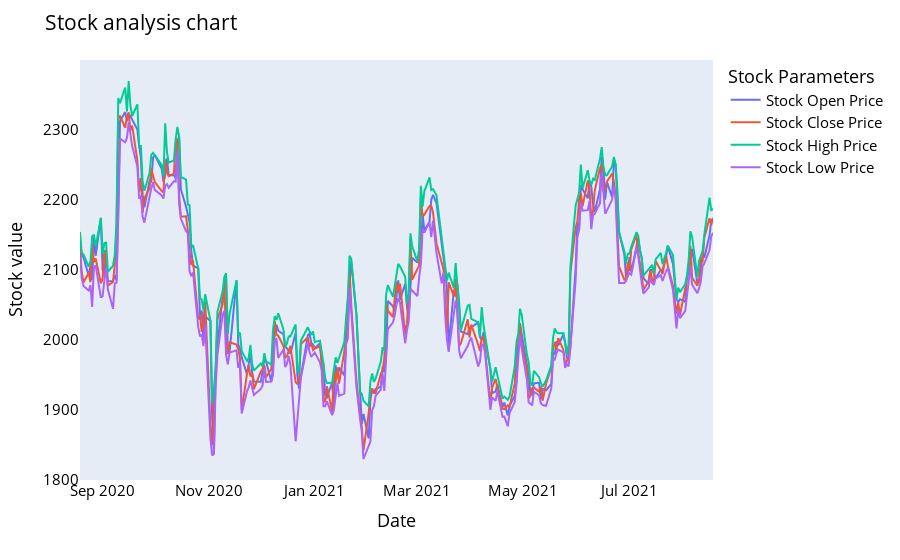

The cell this chart's notebook holds for it:
### Markdown cell above
<a name="trend"></a>

### Trend comparision between stock price, open price, close price, high price, low price

### Code cell
names = cycle(['Stock Open Price','Stock Close Price','Stock High Price','Stock Low Price'])

fig = px.line(bist100, x=bist100.date, y=[bist100['open'], bist100['close'], 
                                          bist100['high'], bist100['low']],
             labels={'date': 'Date','value':'Stock value'})
fig.update_layout(title_text='Stock analysis chart', font_size=15, font_color='black',legend_title_text='Stock Parameters')
fig.for_each_trace(lambda t:  t.update(name = next(names)))
fig.update_xaxes(showgrid=False)
fig.update_yaxes(showgrid=False)

fig.show()

### Figure 1 — Plotly figure (JSON) as saved in the notebook; plotly's stock layout.template omitted (floating-point values rounded to 4 significant figures; data arrays with more than 128 entries replaced by an {"elided": "..."} marker saying what was removed)
{"data": [{"hovertemplate": "variable=open<br>Date=%{x}<br>Stock value=%{y}<extra></extra>", "legendgroup": "open", "line": {"color": "#636efa", "dash": "solid"}, "marker": {"symbol": "circle"}, "mode": "lines", "name": "Stock Open Price", "orientation": "v", "showlegend": true, "type": "scatter", "x": {"elided": "249 str values"}, "xaxis": "x", "y": {"elided": "249 float values"}, "yaxis": "y"}, {"hovertemplate": "variable=close<br>Date=%{x}<br>Stock value=%{y}<extra></extra>", "legendgroup": "close", "line": {"color": "#EF553B", "dash": "solid"}, "marker": {"symbol": "circle"}, "mode": "lines", "name": "Stock Close Price", "orientation": "v", "showlegend": true, "type": "scatter", "x": {"elided": "249 str values"}, "xaxis": "x", "y": {"elided": "249 float values"}, "yaxis": "y"}, {"hovertemplate": "variable=high<br>Date=%{x}<br>Stock value=%{y}<extra></extra>", "legendgroup": "high", "line": {"color": "#00cc96", "dash": "solid"}, "marker": {"symbol": "circle"}, "mode": "lines", "name": "Stock High Price", "orientation": "v", "showlegend": true, "type": "scatter", "x": {"elided": "249 str values"}, "xaxis": "x", "y": {"elided": "249 float values"}, "yaxis": "y"}, {"hovertemplate": "variable=low<br>Date=%{x}<br>Stock value=%{y}<extra></extra>", "legendgroup": "low", "line": {"color": "#ab63fa", "dash": "solid"}, "marker": {"symbol": "circle"}, "mode": "lines", "name": "Stock Low Price", "orientation": "v", "showlegend": true, "type": "scatter", "x": {"elided": "249 str values"}, "xaxis": "x", "y": {"elided": "249 float values"}, "yaxis": "y"}], "layout": {"autosize": true, "font": {"color": "black", "size": 15}, "legend": {"title": {"text": "Stock Parameters"}, "tracegroupgap": 0}, "margin": {"t": 60}, "title": {"text": "Stock analysis chart"}, "xaxis": {"anchor": "y", "autorange": true, "domain": [0, 1], "range": ["2020-08-19", "2021-08-18"], "showgrid": false, "title": {"text": "Date"}, "type": "date"}, "yaxis": {"anchor": "x", "autorange": true, "domain": [0, 1], "range": [1800.0, 2399.0], "showgrid": false, "title": {"text": "Stock value"}, "type": "linear"}}}
